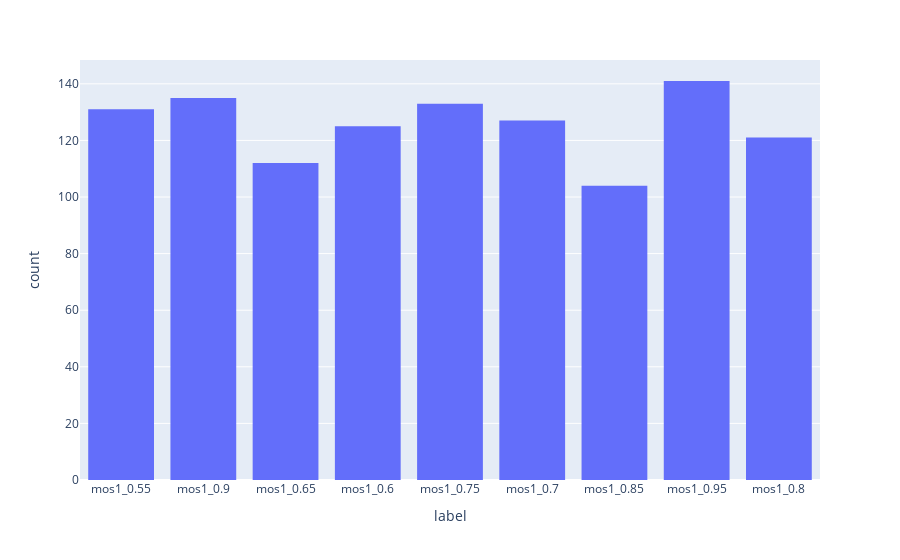

Notebook source saved alongside this figure:
### Code cell
import matplotlib.pyplot as plt
num = 20
k=np.random.randint(len(y_train))
images = x_train[k:(k+num)]
labels = y_train[k:(k+num)]
num_row = 2
num_col = 10
# plot images
fig, axes = plt.subplots(num_row, num_col, figsize=(1.5*num_col,2*num_row))
for i in range(num):
    ax = axes[i//num_col, i%num_col]
    ax.imshow(images[i], cmap='gray')
    ax.set_title('Label: {}'.format(labels[i]))
plt.tight_layout()
plt.show()

import plotly.express as px
df = pd.DataFrame(y_train, columns=['label'])
fig = px.histogram(df, x='label', nbins=10)
fig.show()

### Figure 1 — Plotly figure (JSON) as saved in the notebook; plotly's stock layout.template omitted (floating-point values rounded to 4 significant figures; data arrays with more than 128 entries replaced by an {"elided": "..."} marker saying what was removed)
{"data": [{"alignmentgroup": "True", "bingroup": "x", "hovertemplate": "label=%{x}<br>count=%{y}<extra></extra>", "legendgroup": "", "marker": {"color": "#636efa"}, "name": "", "nbinsx": 10, "offsetgroup": "", "orientation": "v", "showlegend": false, "type": "histogram", "x": {"elided": "1129 str values"}, "xaxis": "x", "yaxis": "y"}], "layout": {"autosize": true, "barmode": "relative", "legend": {"tracegroupgap": 0}, "margin": {"t": 60}, "xaxis": {"anchor": "y", "autorange": true, "domain": [0, 1], "range": [-0.5, 8.5], "title": {"text": "label"}, "type": "category"}, "yaxis": {"anchor": "x", "autorange": true, "domain": [0, 1], "range": [0, 148.4], "title": {"text": "count"}}}}
